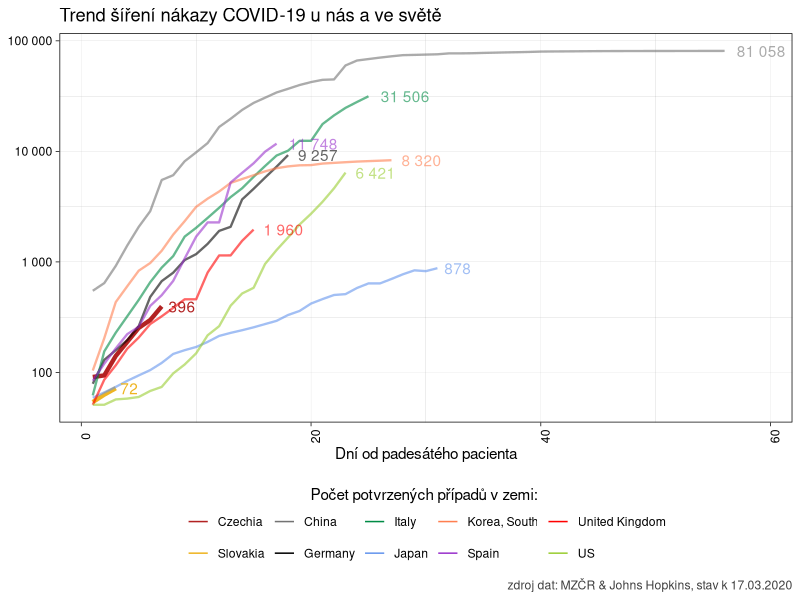
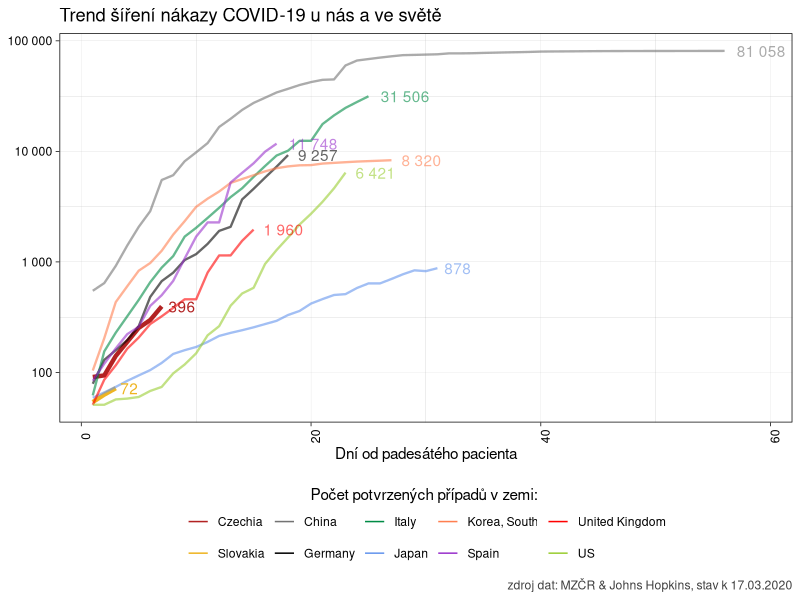

R code for these plots, in order:
# pro srovnání...

library(tidyverse)

clean_data <- read_csv2("./data/raw_data.csv") %>%
  filter(zeme %in% c(
    "China", "Italy", "Japan", "Korea, South", "Czechia",
    "United Kingdom", "Slovakia", "Germany", "Spain", "US"
  ) & pocet > 0) %>%
  mutate(zeme = fct_relevel(as.factor(zeme), c("Czechia", "Slovakia"))) %>%
  group_by(zeme, datum) %>%
  summarise(pocet = sum(pocet)) %>%
  filter(pocet > 50) %>% # před 50 nemocnými je to hodně volatilní...
  group_by(zeme) %>%
  arrange(datum) %>%
  mutate(den = row_number())


ggplot(data = clean_data, aes(x = den, y = pocet, color = zeme, alpha = zeme)) +
  geom_line(aes(size = zeme)) +
  geom_text(
    data = slice(clean_data, which.max(den)),
    aes(x = den, y = pocet, label = formatC(pocet, big.mark = " ", format = "f", digits = 0)),
    hjust = -.25, show.legend = F
  ) +
  labs(
    title = "Trend šíření nákazy COVID-19 u nás a ve světě",
    color = "Počet potvrzených případů v zemi: ",
    x = "Dní od padesátého pacienta",
    y = "Počet nakažených (log scale)",
    caption = paste("zdroj dat: MZČR & Johns Hopkins, stav k", max(clean_data$datum) %>%
      format(format = "%d.%m.%Y"))
  ) +
  scale_x_continuous(limits = c(1, max(clean_data$den) + 3)) +
  scale_y_log10(labels = scales::number_format()) +
  scale_color_manual(
    values = c(
      "Czechia" = "firebrick",
      "Slovakia" = "goldenrod2",
      "China" = "gray45",
      "Italy" = "springgreen4",
      "Japan" = "cornflowerblue",
      "Korea, South" = "coral",
      "United Kingdom" = "red",
      "Germany" = "black",
      "US" = "yellowgreen",
      "Spain" = "darkorchid"
    ),
    guide = guide_legend(
      title.position = "top",
      title.hjust = 0.5,
      override.aes = list(size = 2)
    )
  ) +
  scale_alpha_manual(
    values = c(
      "Czechia" = 1,
      "Slovakia" = 1,
      "China" = .6,
      "Italy" = .6,
      "Japan" = .6,
      "Korea, South" = .6,
      "United Kingdom" = .6,
      "Germany" = .6,
      "Spain" = .6,
      "US" = .6
    ),
    guide = guide_none()
  ) +
  scale_size_manual(
    values = c(
      "Czechia" = 1.5,
      "Slovakia" = 1.5,
      "China" = .8,
      "Italy" = .8,
      "Japan" = .8,
      "Korea, South" = .8,
      "United Kingdom" = .8,
      "Germany" = .8,
      "Spain" = .8,
      "US" = .8
    ),
    guide = guide_none()
  ) +
  theme_linedraw() +
  theme(
    axis.text.x = element_text(angle = 90),
    axis.title.y = element_blank(),
    panel.grid.major = element_line(color = "gray75"),
    plot.caption = element_text(color = "gray25"),
    legend.position = "bottom"
  )

ggsave("./img/cizina.png", dpi = 300, units = "cm", width = 25, height = 20)
